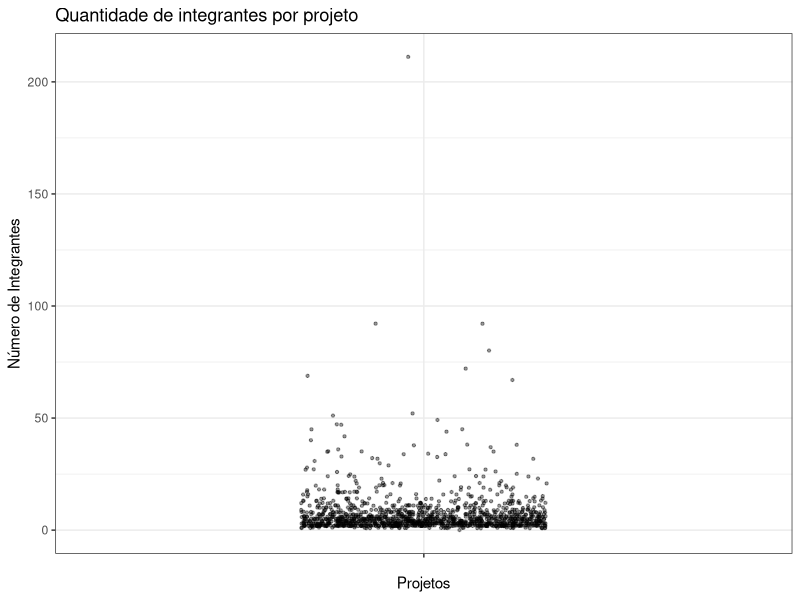

Reproduce this figure in R.
## ---- chunk 1
library(tidyverse)
library(here)
library(knitr)
theme_set(theme_bw())
## ---- chunk 2
projetos = read_csv(here::here("entrega4/projetos.csv"))

## Parsed with column specification:
## cols(
##   gh_project_name = col_character(),
##   team = col_integer(),
##   lang = col_character(),
##   sloc = col_integer(),
##   tests_per_kloc = col_double(),
##   build_success = col_double()
## )
## ---- chunk 3
projetos = projetos %>% 
    filter(lang != "javascript")
## ---- chunk 4
projetos %>% 
    ggplot(aes(x = "", y = team)) + 
    geom_jitter(alpha = 0.4, width = 0.2, size = 0.8) +
    ylab("Número de Integrantes") + 
    ggtitle("Quantidade de integrantes por projeto") + 
    xlab("Projetos") 
